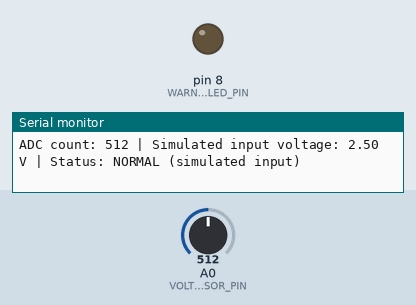
A sketch run on a simulated Arduino Uno, built with avr-gcc and run on an emulated ATmega328P. On the bench: output pins drawn as LEDs (lit = HIGH), the last lines printed to the serial monitor. Inputs (shaded band) come from the test bench; at power-on: A0 (VOLTAGE_SENSOR_PIN) = 512.

Above: at 1.4 s.
1.5 s: A0 (VOLTAGE_SENSOR_PIN) set to 426
3.0 s: A0 (VOLTAGE_SENSOR_PIN) set to 395
At 3.8 s:
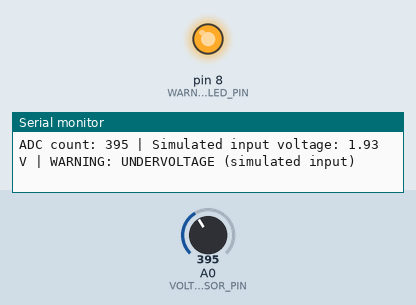
4.7 s: A0 (VOLTAGE_SENSOR_PIN) set to 511
At 5.3 s:
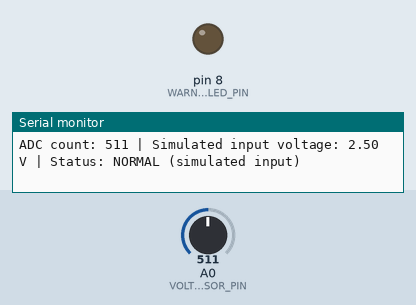
6.3 s: A0 (VOLTAGE_SENSOR_PIN) set to 306
At 7.8 s:
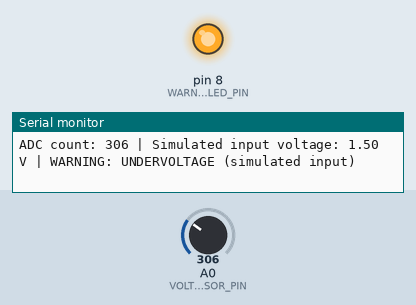
Timing chart, 0 to 8.9 s (numbered marks = the images above; inputs shaded):
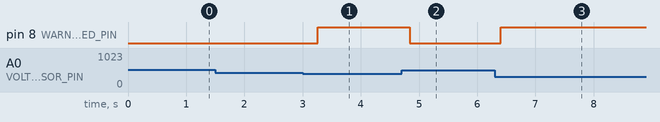

The sketch:

battery_monitor.ino
```cpp
/*
  Smart Battery Monitoring and Protection System - Simulation
  Board: Arduino Uno
  Input: potentiometer wiper on A0 (simulated sensor signal)
  Warning LED: D8 (optional)

  IMPORTANT:
  This is an educational simulation, not a real battery protection system.
  Do not connect a real battery directly to A0.
*/

const int VOLTAGE_SENSOR_PIN = A0;
const int WARNING_LED_PIN = 8;

const float ADC_REFERENCE_VOLTAGE = 5.0;  // Assumes a 5 V ADC reference
const int ADC_MAX_COUNT = 1023;

// Example thresholds for the simulated sensor input, not universal battery limits.
const float LOW_THRESHOLD_V = 2.0;
const float HIGH_THRESHOLD_V = 4.0;

void setup() {
  pinMode(WARNING_LED_PIN, OUTPUT);
  Serial.begin(9600);
  Serial.println("Smart Battery Monitoring - Simulation");
  Serial.println("Input is simulated using a potentiometer; not a real battery.");
}

void loop() {
  int adcCount = analogRead(VOLTAGE_SENSOR_PIN);

  // Convert 10-bit ADC count (0-1023) into an estimated 0-5 V input.
  float inputVoltage = adcCount * (ADC_REFERENCE_VOLTAGE / ADC_MAX_COUNT);

  Serial.print("ADC count: ");
  Serial.print(adcCount);
  Serial.print(" | Simulated input voltage: ");
  Serial.print(inputVoltage, 2);
  Serial.print(" V | ");

  if (inputVoltage < LOW_THRESHOLD_V) {
    Serial.println("WARNING: UNDERVOLTAGE (simulated input)");
    digitalWrite(WARNING_LED_PIN, HIGH);
  } else if (inputVoltage > HIGH_THRESHOLD_V) {
    Serial.println("WARNING: OVERVOLTAGE (simulated input)");
    digitalWrite(WARNING_LED_PIN, HIGH);
  } else {
    Serial.println("Status: NORMAL (simulated input)");
    digitalWrite(WARNING_LED_PIN, LOW);
  }

  delay(500);  // Update twice per second
}
```

Measured:
- the behaviour switches between 410 and 409 on A0 (VOLTAGE_SENSOR_PIN) (found by bisection; images 0 and 1)
- after the input at 3.0 s, pin 8 (WARNING_LED_PIN): LOW → HIGH after 0.26 s
- after the input at 4.7 s, pin 8 (WARNING_LED_PIN): HIGH → LOW after 0.14 s
- after the input at 6.3 s, pin 8 (WARNING_LED_PIN): LOW → HIGH after 0.11 s
